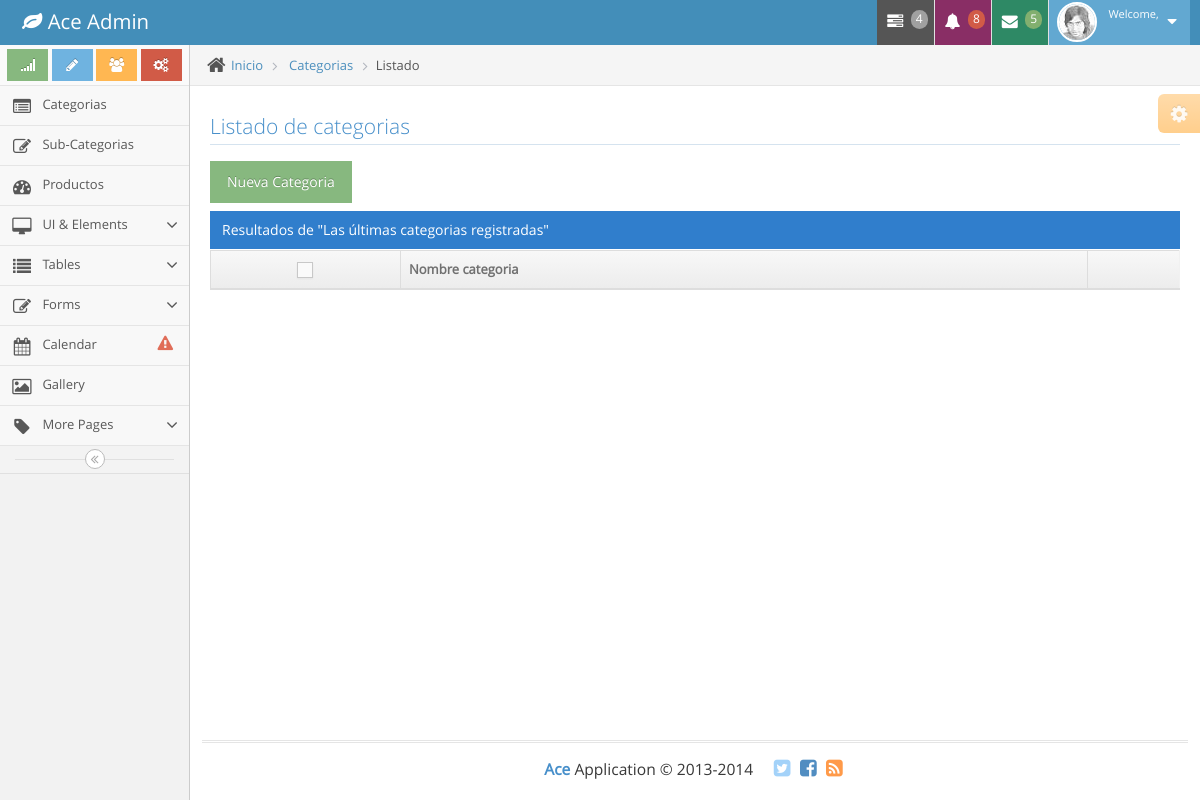
The page /categorias.php on the database as committed earlier.
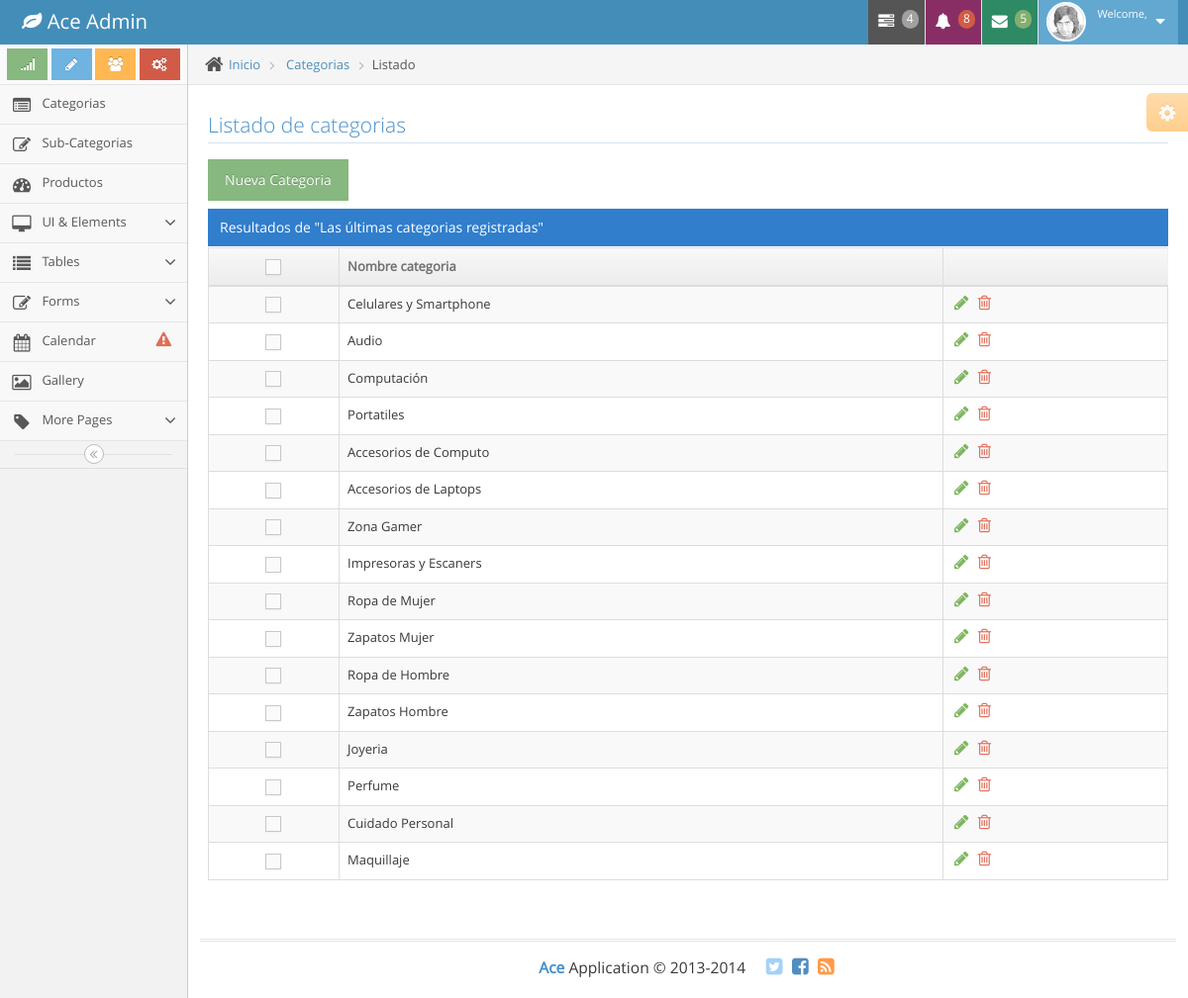
The same page on the database as committed later.
### tables this page shows
CREATE TABLE IF NOT EXISTS `categoria` (
  `idCategoria` int(11) NOT NULL AUTO_INCREMENT,
  `nombre` varchar(80) DEFAULT NULL,
  `enable` tinyint(1) DEFAULT NULL,
  PRIMARY KEY (`idCategoria`)
);

### categorias.php (the view, shortened to what this page needs)
<?php
include 'BaseDatos/conexion.php';
?>
<!DOCTYPE html>
<html lang="en">
	<head>
		<link rel="stylesheet" href="assets/css/bootstrap.min.css" />
		<link rel="stylesheet" href="assets/font-awesome/4.2.0/css/font-awesome.min.css" />
		<link rel="stylesheet" href="assets/css/ace.min.css" class="ace-main-stylesheet" id="main-ace-style" />
	</head>
	<body class="no-skin">
		<div id="navbar" class="navbar navbar-default">
			<?php include 'Script/navbar.php'; ?>
		</div>
		<div class="main-container" id="main-container">
			<?php include('Script/sideBar.php') ?>
			<div class="main-content">
				<div class="main-content-inner">
					<div class="breadcrumbs" id="breadcrumbs">
						<ul class="breadcrumb">
							<li>
								<i class="ace-icon fa fa-home home-icon"></i>
								<a href="panel.php">Inicio</a>
							</li>
							<li>
								<a href="productos.php">Categorias</a>
							</li>
							<li class="active">Listado</li>
						</ul>
					</div>
					<div class="page-content">
						<div class="ace-settings-container" id="ace-settings-container">
							<div class="btn btn-app btn-xs btn-warning ace-settings-btn" id="ace-settings-btn">
								<i class="ace-icon fa fa-cog bigger-130"></i>
							</div>
						</div>
						<div class="row">
							<div class="col-xs-12">
								<div class="row">
									<div class="col-xs-12">
										<h3 class="header smaller lighter blue">Listado de categorias</h3>
										<a id="show-register" role="button" class="btn btn-success" >
											Nueva Categoria
										</a>
										<div class="clearfix">
										</div>
										<div class="table-header">
											Resultados de "Las últimas categorias registradas"
										</div>
										<div>
											<table id="dynamic-table" class="table table-striped table-bordered table-hover">
												<thead>
													<tr>
														<th class="center">
															<label class="pos-rel">
																<span class="lbl"></span>
															</label>
														</th>
														<th>Nombre categoria</th>
														<th></th>
													</tr>
												</thead>
												<tbody>
													<?php
									                  $resultSet = mysqli_query($conexion, 'SELECT * FROM categoria WHERE enable = 1');
									                  while($fila = mysqli_fetch_array($resultSet)){
									                ?>
													<tr>
														<td class="center">
															<label class="pos-rel">
																<span class="lbl"></span>
															</label>
														</td>
														<td data-id=<?= $fila['0'] ?> data-nombre>
															<?= $fila['nombre'] ?>
														</td>
														<td>
															<div class="hidden-sm hidden-xs action-buttons">
																<a class="green" data-editar>
																	<i class="ace-icon fa fa-pencil bigger-130"></i>
																</a>
																<a class="red" data-eliminar="<?= $fila['0'] ?>">
																	<i class="ace-icon fa fa-trash-o bigger-130"></i>
																</a>
															</div>
														</td>
													</tr>
													<?php } ?>
												</tbody>
											</table>
										</div>
									</div>
								</div>
							</div>
						</div>
					</div>
				</div>
			</div>
			<div class="footer">
				<div class="footer-inner">
					<div class="footer-content">
						<span class="bigger-120">
							<span class="blue bolder">Ace</span>
							Application &copy; 2013-2014
						</span>
						<span class="action-buttons">
							<a href="#">
								<i class="ace-icon fa fa-twitter-square light-blue bigger-150"></i>
							</a>
							<a href="#">
								<i class="ace-icon fa fa-facebook-square text-primary bigger-150"></i>
							</a>
							<a href="#">
								<i class="ace-icon fa fa-rss-square orange bigger-150"></i>
							</a>
						</span>
					</div>
				</div>
			</div>
		</div>
	</body>
</html>

### Script/navbar.php (shortened to what this page needs)
<?php
	echo '<div class="navbar-container" id="navbar-container">
				<div class="navbar-header pull-left">
					<a href="index.html" class="navbar-brand">
						<small>
							<i class="fa fa-leaf"></i>
							Ace Admin
						</small>
					</a>
				</div>
				<div class="navbar-buttons navbar-header pull-right" role="navigation">
					<ul class="nav ace-nav">
						<li class="grey">
							<a data-toggle="dropdown" class="dropdown-toggle" href="#">
								<i class="ace-icon fa fa-tasks"></i>
								<span class="badge badge-grey">4</span>
							</a>
						</li>
						<li class="purple">
							<a data-toggle="dropdown" class="dropdown-toggle" href="#">
								<i class="ace-icon fa fa-bell icon-animated-bell"></i>
								<span class="badge badge-important">8</span>
							</a>
						</li>
						<li class="green">
							<a data-toggle="dropdown" class="dropdown-toggle" href="#">
								<i class="ace-icon fa fa-envelope icon-animated-vertical"></i>
								<span class="badge badge-success">5</span>
							</a>
						</li>
						<li class="light-blue">
							<a data-toggle="dropdown" href="#" class="dropdown-toggle">
								<img class="nav-user-photo" src="assets/avatars/user.jpg" alt="Jasons Photo" />
								<span class="user-info">
									<small>Welcome,</small>
									'.$_SESSION["user"].'
								</span>
								<i class="ace-icon fa fa-caret-down"></i>
							</a>
						</li>
					</ul>
				</div>
			</div>';
?>

### Script/sideBar.php (shortened to what this page needs)
<?php
echo '<div id="sidebar" class="sidebar                  responsive">
				<div class="sidebar-shortcuts" id="sidebar-shortcuts">
					<div class="sidebar-shortcuts-large" id="sidebar-shortcuts-large">
						<button class="btn btn-success">
							<i class="ace-icon fa fa-signal"></i>
						</button>
						<button class="btn btn-info">
							<i class="ace-icon fa fa-pencil"></i>
						</button>
						<button class="btn btn-warning">
							<i class="ace-icon fa fa-users"></i>
						</button>
						<button class="btn btn-danger">
							<i class="ace-icon fa fa-cogs"></i>
						</button>
					</div>
				</div>
				<ul class="nav nav-list">
					<li class="">
						<a href="categorias.php">
							<i class="menu-icon fa fa-list-alt"></i>
							<span class="menu-text"> Categorias </span>
						</a>
					</li>
					<li class="">
						<a href="subcategorias.php">
							<i class="menu-icon fa fa-pencil-square-o"></i>
							<span class="menu-text"> Sub-Categorias </span>
						</a>
					</li>
					<li class="">
						<a href="productos.php">
							<i class="menu-icon fa fa-tachometer"></i>
							<span class="menu-text"> Productos </span>
						</a>
					</li>
					<li class="">
						<a href="#" class="dropdown-toggle">
							<i class="menu-icon fa fa-desktop"></i>
							<span class="menu-text">
								UI &amp; Elements
							</span>
							<b class="arrow fa fa-angle-down"></b>
						</a>
					</li>
					<li class="">
						<a href="#" class="dropdown-toggle">
							<i class="menu-icon fa fa-list"></i>
							<span class="menu-text"> Tables </span>
							<b class="arrow fa fa-angle-down"></b>
						</a>
					</li>
					<li class="">
						<a href="#" class="dropdown-toggle">
							<i class="menu-icon fa fa-pencil-square-o"></i>
							<span class="menu-text"> Forms </span>
							<b class="arrow fa fa-angle-down"></b>
						</a>
					</li>
					<li class="">
						<a href="calendar.html">
							<i class="menu-icon fa fa-calendar"></i>
							<span class="menu-text">
								Calendar
								<span class="badge badge-transparent tooltip-error" title="2 Important Events">
									<i class="ace-icon fa fa-exclamation-triangle red bigger-130"></i>
								</span>
							</span>
						</a>
					</li>
					<li class="">
						<a href="gallery.html">
							<i class="menu-icon fa fa-picture-o"></i>
							<span class="menu-text"> Gallery </span>
						</a>
					</li>
					<li class="">
						<a href="#" class="dropdown-toggle">
							<i class="menu-icon fa fa-tag"></i>
							<span class="menu-text"> More Pages </span>
							<b class="arrow fa fa-angle-down"></b>
						</a>
					</li>
				</ul>
				<div class="sidebar-toggle sidebar-collapse" id="sidebar-collapse">
					<i class="ace-icon fa fa-angle-double-left" data-icon1="ace-icon fa fa-angle-double-left" data-icon2="ace-icon fa fa-angle-double-right"></i>
				</div>
			</div>';
?>

Rows that differ between the two databases and show on the page:
added categoria: nombre "Celulares y Smartphone"
added categoria: nombre "Audio"
added categoria: nombre "Computación"
added categoria: nombre "Portatiles"
added categoria: nombre "Accesorios de Computo"
added categoria: nombre "Accesorios de Laptops"
added categoria: nombre "Zona Gamer"
added categoria: nombre "Impresoras y Escaners"
added categoria: nombre "Ropa de Mujer"
added categoria: nombre "Zapatos Mujer"
added categoria: nombre "Ropa de Hombre"
added categoria: nombre "Zapatos Hombre"
added categoria: nombre "Joyeria"
added categoria: nombre "Perfume"
added categoria: nombre "Cuidado Personal"
added categoria: nombre "Maquillaje"
